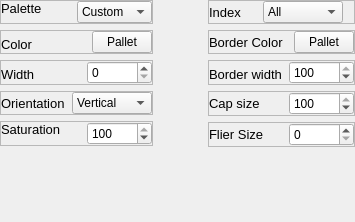
<?xml version="1.0" encoding="UTF-8"?>
<ui version="4.0">
 <class>Form</class>
 <widget class="QWidget" name="Form">
  <property name="geometry">
   <rect>
    <x>0</x>
    <y>0</y>
    <width>355</width>
    <height>222</height>
   </rect>
  </property>
  <property name="windowTitle">
   <string>Form</string>
  </property>
  <layout class="QHBoxLayout" name="horizontalLayout_8">
   <property name="leftMargin">
    <number>0</number>
   </property>
   <property name="topMargin">
    <number>0</number>
   </property>
   <property name="rightMargin">
    <number>0</number>
   </property>
   <property name="bottomMargin">
    <number>0</number>
   </property>
   <item>
    <widget class="QFrame" name="pg_2_box_plot_settings_1">
     <layout class="QHBoxLayout" name="horizontalLayout_7">
      <property name="leftMargin">
       <number>0</number>
      </property>
      <property name="topMargin">
       <number>0</number>
      </property>
      <property name="rightMargin">
       <number>0</number>
      </property>
      <property name="bottomMargin">
       <number>0</number>
      </property>
      <item>
       <widget class="QFrame" name="pg_2_box_plot_settings_1_left">
        <layout class="QVBoxLayout" name="verticalLayout">
         <property name="leftMargin">
          <number>0</number>
         </property>
         <property name="topMargin">
          <number>0</number>
         </property>
         <property name="rightMargin">
          <number>0</number>
         </property>
         <property name="bottomMargin">
          <number>0</number>
         </property>
         <item>
          <widget class="QFrame" name="pg2_graph_boxplot_pallete_style_frame">
           <property name="frameShape">
            <enum>QFrame::StyledPanel</enum>
           </property>
           <property name="frameShadow">
            <enum>QFrame::Raised</enum>
           </property>
           <layout class="QHBoxLayout" name="horizontalLayout_11">
            <property name="leftMargin">
             <number>0</number>
            </property>
            <property name="topMargin">
             <number>0</number>
            </property>
            <property name="rightMargin">
             <number>0</number>
            </property>
            <property name="bottomMargin">
             <number>0</number>
            </property>
            <item>
             <widget class="QLabel" name="pg2_graph_pallete_style_label_boxplot">
              <property name="minimumSize">
               <size>
                <width>0</width>
                <height>0</height>
               </size>
              </property>
              <property name="maximumSize">
               <size>
                <width>16777215</width>
                <height>16777215</height>
               </size>
              </property>
              <property name="font">
               <font>
                <pointsize>10</pointsize>
               </font>
              </property>
              <property name="text">
               <string>Palette</string>
              </property>
              <property name="alignment">
               <set>Qt::AlignLeading|Qt::AlignLeft|Qt::AlignTop</set>
              </property>
             </widget>
            </item>
            <item>
             <widget class="QComboBox" name="pg_2_graph_boxplot_pallete_style_combobox">
              <property name="minimumSize">
               <size>
                <width>75</width>
                <height>0</height>
               </size>
              </property>
              <property name="maximumSize">
               <size>
                <width>75</width>
                <height>16777215</height>
               </size>
              </property>
              <item>
               <property name="text">
                <string>Custom</string>
               </property>
              </item>
              <item>
               <property name="text">
                <string>deep</string>
               </property>
              </item>
              <item>
               <property name="text">
                <string>muted</string>
               </property>
              </item>
              <item>
               <property name="text">
                <string>bright</string>
               </property>
              </item>
              <item>
               <property name="text">
                <string>dark</string>
               </property>
              </item>
              <item>
               <property name="text">
                <string>colorblind</string>
               </property>
              </item>
              <item>
               <property name="text">
                <string>Paired</string>
               </property>
              </item>
              <item>
               <property name="text">
                <string>BuGn</string>
               </property>
              </item>
              <item>
               <property name="text">
                <string>GnBu</string>
               </property>
              </item>
              <item>
               <property name="text">
                <string>OrRd</string>
               </property>
              </item>
              <item>
               <property name="text">
                <string>PuBu</string>
               </property>
              </item>
              <item>
               <property name="text">
                <string>YlGn</string>
               </property>
              </item>
              <item>
               <property name="text">
                <string>YlGnBu</string>
               </property>
              </item>
              <item>
               <property name="text">
                <string>YlOrBr</string>
               </property>
              </item>
              <item>
               <property name="text">
                <string>YlOrRd</string>
               </property>
              </item>
              <item>
               <property name="text">
                <string>BrBG</string>
               </property>
              </item>
              <item>
               <property name="text">
                <string>PiYG</string>
               </property>
              </item>
              <item>
               <property name="text">
                <string>PRGn</string>
               </property>
              </item>
              <item>
               <property name="text">
                <string>PuOr</string>
               </property>
              </item>
              <item>
               <property name="text">
                <string>RdBu</string>
               </property>
              </item>
              <item>
               <property name="text">
                <string>RdGy</string>
               </property>
              </item>
              <item>
               <property name="text">
                <string>RdYlBu</string>
               </property>
              </item>
              <item>
               <property name="text">
                <string>RdYlGn</string>
               </property>
              </item>
              <item>
               <property name="text">
                <string>Spectral</string>
               </property>
              </item>
              <item>
               <property name="text">
                <string>Blues_d</string>
               </property>
              </item>
              <item>
               <property name="text">
                <string>coolwarm</string>
               </property>
              </item>
              <item>
               <property name="text">
                <string>pastel</string>
               </property>
              </item>
              <item>
               <property name="text">
                <string>husl</string>
               </property>
              </item>
              <item>
               <property name="text">
                <string>Set1</string>
               </property>
              </item>
              <item>
               <property name="text">
                <string>Set3</string>
               </property>
              </item>
             </widget>
            </item>
           </layout>
          </widget>
         </item>
         <item>
          <widget class="QFrame" name="pg_2_color_graph_frame_box_plot">
           <property name="frameShape">
            <enum>QFrame::StyledPanel</enum>
           </property>
           <property name="frameShadow">
            <enum>QFrame::Raised</enum>
           </property>
           <layout class="QHBoxLayout" name="horizontalLayout_2">
            <property name="leftMargin">
             <number>0</number>
            </property>
            <property name="topMargin">
             <number>0</number>
            </property>
            <property name="rightMargin">
             <number>0</number>
            </property>
            <property name="bottomMargin">
             <number>0</number>
            </property>
            <item>
             <widget class="QLabel" name="pg2_graph_color_box_plot">
              <property name="minimumSize">
               <size>
                <width>0</width>
                <height>20</height>
               </size>
              </property>
              <property name="maximumSize">
               <size>
                <width>16777215</width>
                <height>10</height>
               </size>
              </property>
              <property name="font">
               <font>
                <pointsize>10</pointsize>
               </font>
              </property>
              <property name="text">
               <string>Color</string>
              </property>
              <property name="alignment">
               <set>Qt::AlignLeading|Qt::AlignLeft|Qt::AlignTop</set>
              </property>
             </widget>
            </item>
            <item>
             <widget class="QPushButton" name="pg_2_graph_colors_pallete_2_box_plot">
              <property name="minimumSize">
               <size>
                <width>60</width>
                <height>0</height>
               </size>
              </property>
              <property name="maximumSize">
               <size>
                <width>60</width>
                <height>16777215</height>
               </size>
              </property>
              <property name="text">
               <string>Pallet</string>
              </property>
             </widget>
            </item>
           </layout>
          </widget>
         </item>
         <item>
          <widget class="QFrame" name="pg_2_graph_width_frame_box_plot">
           <property name="frameShape">
            <enum>QFrame::StyledPanel</enum>
           </property>
           <property name="frameShadow">
            <enum>QFrame::Raised</enum>
           </property>
           <layout class="QHBoxLayout" name="horizontalLayout">
            <property name="leftMargin">
             <number>0</number>
            </property>
            <property name="topMargin">
             <number>0</number>
            </property>
            <property name="rightMargin">
             <number>0</number>
            </property>
            <property name="bottomMargin">
             <number>0</number>
            </property>
            <item>
             <widget class="QLabel" name="pg2_graph_width_label_box_plot">
              <property name="minimumSize">
               <size>
                <width>0</width>
                <height>20</height>
               </size>
              </property>
              <property name="maximumSize">
               <size>
                <width>16777215</width>
                <height>10</height>
               </size>
              </property>
              <property name="font">
               <font>
                <pointsize>10</pointsize>
               </font>
              </property>
              <property name="text">
               <string>Width</string>
              </property>
              <property name="alignment">
               <set>Qt::AlignLeading|Qt::AlignLeft|Qt::AlignTop</set>
              </property>
             </widget>
            </item>
            <item>
             <widget class="QSpinBox" name="pg2_graph_width_spinBox_box_plot">
              <property name="minimumSize">
               <size>
                <width>65</width>
                <height>0</height>
               </size>
              </property>
              <property name="maximumSize">
               <size>
                <width>65</width>
                <height>16777215</height>
               </size>
              </property>
              <property name="maximum">
               <number>100</number>
              </property>
             </widget>
            </item>
           </layout>
          </widget>
         </item>
         <item>
          <widget class="QFrame" name="pg2_graph_boxplot_orientation_frame">
           <property name="frameShape">
            <enum>QFrame::StyledPanel</enum>
           </property>
           <property name="frameShadow">
            <enum>QFrame::Raised</enum>
           </property>
           <layout class="QHBoxLayout" name="horizontalLayout_10">
            <property name="spacing">
             <number>7</number>
            </property>
            <property name="leftMargin">
             <number>0</number>
            </property>
            <property name="topMargin">
             <number>0</number>
            </property>
            <property name="rightMargin">
             <number>0</number>
            </property>
            <property name="bottomMargin">
             <number>0</number>
            </property>
            <item>
             <widget class="QLabel" name="pg2_graph_orientation_label_boxplot">
              <property name="font">
               <font>
                <pointsize>10</pointsize>
               </font>
              </property>
              <property name="text">
               <string>Orientation</string>
              </property>
             </widget>
            </item>
            <item>
             <widget class="QComboBox" name="pg_2_graph_boxplot_orientation_combobox">
              <property name="minimumSize">
               <size>
                <width>80</width>
                <height>0</height>
               </size>
              </property>
              <property name="maximumSize">
               <size>
                <width>80</width>
                <height>16777215</height>
               </size>
              </property>
              <item>
               <property name="text">
                <string>Vertical</string>
               </property>
              </item>
              <item>
               <property name="text">
                <string>Horizontal</string>
               </property>
              </item>
             </widget>
            </item>
           </layout>
          </widget>
         </item>
         <item>
          <widget class="QFrame" name="pg2_graph_saturation_frame_box_plot">
           <property name="frameShape">
            <enum>QFrame::StyledPanel</enum>
           </property>
           <property name="frameShadow">
            <enum>QFrame::Raised</enum>
           </property>
           <layout class="QHBoxLayout" name="horizontalLayout_5">
            <property name="spacing">
             <number>7</number>
            </property>
            <property name="leftMargin">
             <number>0</number>
            </property>
            <property name="topMargin">
             <number>0</number>
            </property>
            <property name="rightMargin">
             <number>0</number>
            </property>
            <property name="bottomMargin">
             <number>0</number>
            </property>
            <item>
             <widget class="QLabel" name="pg2_graph_saturation_label_box_plot">
              <property name="minimumSize">
               <size>
                <width>0</width>
                <height>0</height>
               </size>
              </property>
              <property name="maximumSize">
               <size>
                <width>16777215</width>
                <height>16777215</height>
               </size>
              </property>
              <property name="font">
               <font>
                <pointsize>10</pointsize>
               </font>
              </property>
              <property name="text">
               <string>Saturation</string>
              </property>
              <property name="alignment">
               <set>Qt::AlignLeading|Qt::AlignLeft|Qt::AlignTop</set>
              </property>
             </widget>
            </item>
            <item>
             <widget class="QSpinBox" name="pg2_graph_saturation_spinBox_box_plot">
              <property name="minimumSize">
               <size>
                <width>65</width>
                <height>0</height>
               </size>
              </property>
              <property name="maximumSize">
               <size>
                <width>65</width>
                <height>16777215</height>
               </size>
              </property>
              <property name="minimum">
               <number>0</number>
              </property>
              <property name="maximum">
               <number>100</number>
              </property>
              <property name="value">
               <number>100</number>
              </property>
             </widget>
            </item>
           </layout>
          </widget>
         </item>
         <item>
          <spacer name="pg2_boxplot_vertical_spacer">
           <property name="orientation">
            <enum>Qt::Vertical</enum>
           </property>
           <property name="sizeHint" stdset="0">
            <size>
             <width>20</width>
             <height>40</height>
            </size>
           </property>
          </spacer>
         </item>
        </layout>
       </widget>
      </item>
      <item>
       <spacer name="pg2_boxplot_horizontalSpacer_spacer">
        <property name="orientation">
         <enum>Qt::Horizontal</enum>
        </property>
        <property name="sizeHint" stdset="0">
         <size>
          <width>40</width>
          <height>20</height>
         </size>
        </property>
       </spacer>
      </item>
      <item>
       <widget class="QFrame" name="pg_2_box_plot_settings_1_right_box_plot">
        <layout class="QVBoxLayout" name="verticalLayout_2">
         <property name="leftMargin">
          <number>0</number>
         </property>
         <property name="topMargin">
          <number>0</number>
         </property>
         <property name="rightMargin">
          <number>0</number>
         </property>
         <property name="bottomMargin">
          <number>0</number>
         </property>
         <item>
          <widget class="QFrame" name="pg2_graph_index_frame_boxplot">
           <property name="frameShape">
            <enum>QFrame::StyledPanel</enum>
           </property>
           <property name="frameShadow">
            <enum>QFrame::Raised</enum>
           </property>
           <layout class="QHBoxLayout" name="horizontalLayout_9">
            <property name="leftMargin">
             <number>0</number>
            </property>
            <property name="topMargin">
             <number>0</number>
            </property>
            <property name="rightMargin">
             <number>11</number>
            </property>
            <property name="bottomMargin">
             <number>0</number>
            </property>
            <item>
             <widget class="QLabel" name="pg2_graph_index_label_violinplot">
              <property name="font">
               <font>
                <pointsize>10</pointsize>
               </font>
              </property>
              <property name="text">
               <string>Index</string>
              </property>
             </widget>
            </item>
            <item>
             <widget class="QComboBox" name="pg2_graph_index_combobox_boxplot">
              <property name="minimumSize">
               <size>
                <width>80</width>
                <height>0</height>
               </size>
              </property>
              <property name="maximumSize">
               <size>
                <width>80</width>
                <height>16777215</height>
               </size>
              </property>
              <item>
               <property name="text">
                <string>All</string>
               </property>
              </item>
             </widget>
            </item>
           </layout>
          </widget>
         </item>
         <item>
          <widget class="QFrame" name="pg_2_graph_border_color_frame_box_plot_2">
           <property name="frameShape">
            <enum>QFrame::StyledPanel</enum>
           </property>
           <property name="frameShadow">
            <enum>QFrame::Raised</enum>
           </property>
           <layout class="QHBoxLayout" name="horizontalLayout_3">
            <property name="leftMargin">
             <number>0</number>
            </property>
            <property name="topMargin">
             <number>0</number>
            </property>
            <property name="rightMargin">
             <number>0</number>
            </property>
            <property name="bottomMargin">
             <number>0</number>
            </property>
            <item>
             <widget class="QLabel" name="pg2_graph_border_color_box_plot_2">
              <property name="font">
               <font>
                <pointsize>10</pointsize>
               </font>
              </property>
              <property name="text">
               <string>Border Color</string>
              </property>
             </widget>
            </item>
            <item>
             <widget class="QPushButton" name="pg_2_graph_colors_pallete_1_box_plot">
              <property name="minimumSize">
               <size>
                <width>60</width>
                <height>0</height>
               </size>
              </property>
              <property name="maximumSize">
               <size>
                <width>60</width>
                <height>16777215</height>
               </size>
              </property>
              <property name="text">
               <string>Pallet</string>
              </property>
             </widget>
            </item>
           </layout>
          </widget>
         </item>
         <item>
          <widget class="QFrame" name="pg2_graph_line_width_frame_box_plot">
           <property name="frameShape">
            <enum>QFrame::StyledPanel</enum>
           </property>
           <property name="frameShadow">
            <enum>QFrame::Raised</enum>
           </property>
           <layout class="QHBoxLayout" name="horizontalLayout_4">
            <property name="spacing">
             <number>7</number>
            </property>
            <property name="leftMargin">
             <number>0</number>
            </property>
            <property name="topMargin">
             <number>0</number>
            </property>
            <property name="rightMargin">
             <number>0</number>
            </property>
            <property name="bottomMargin">
             <number>0</number>
            </property>
            <item>
             <widget class="QLabel" name="pg2_graph_line_width_label_box_plot">
              <property name="minimumSize">
               <size>
                <width>0</width>
                <height>20</height>
               </size>
              </property>
              <property name="maximumSize">
               <size>
                <width>16777215</width>
                <height>10</height>
               </size>
              </property>
              <property name="font">
               <font>
                <pointsize>10</pointsize>
               </font>
              </property>
              <property name="text">
               <string>Border width</string>
              </property>
              <property name="alignment">
               <set>Qt::AlignLeading|Qt::AlignLeft|Qt::AlignTop</set>
              </property>
             </widget>
            </item>
            <item>
             <widget class="QSpinBox" name="pg2_graph_line_width_spinBox_box_plot">
              <property name="minimumSize">
               <size>
                <width>65</width>
                <height>0</height>
               </size>
              </property>
              <property name="maximumSize">
               <size>
                <width>65</width>
                <height>16777215</height>
               </size>
              </property>
              <property name="minimum">
               <number>0</number>
              </property>
              <property name="maximum">
               <number>100</number>
              </property>
              <property name="value">
               <number>100</number>
              </property>
             </widget>
            </item>
           </layout>
          </widget>
         </item>
         <item>
          <widget class="QFrame" name="pg2_graph_cap_size_frame_box_plot">
           <property name="frameShape">
            <enum>QFrame::StyledPanel</enum>
           </property>
           <property name="frameShadow">
            <enum>QFrame::Raised</enum>
           </property>
           <layout class="QHBoxLayout" name="horizontalLayout_6">
            <property name="spacing">
             <number>7</number>
            </property>
            <property name="leftMargin">
             <number>0</number>
            </property>
            <property name="topMargin">
             <number>0</number>
            </property>
            <property name="rightMargin">
             <number>0</number>
            </property>
            <property name="bottomMargin">
             <number>0</number>
            </property>
            <item>
             <widget class="QLabel" name="pg2_graph_cap_size_label_box_plot_box_plot">
              <property name="minimumSize">
               <size>
                <width>0</width>
                <height>0</height>
               </size>
              </property>
              <property name="maximumSize">
               <size>
                <width>16777215</width>
                <height>16777215</height>
               </size>
              </property>
              <property name="font">
               <font>
                <pointsize>10</pointsize>
               </font>
              </property>
              <property name="text">
               <string>Cap size</string>
              </property>
              <property name="alignment">
               <set>Qt::AlignLeading|Qt::AlignLeft|Qt::AlignVCenter</set>
              </property>
             </widget>
            </item>
            <item>
             <widget class="QSpinBox" name="pg2_graph_cap_size_spinBox_box_plot">
              <property name="minimumSize">
               <size>
                <width>65</width>
                <height>0</height>
               </size>
              </property>
              <property name="maximumSize">
               <size>
                <width>65</width>
                <height>16777215</height>
               </size>
              </property>
              <property name="minimum">
               <number>0</number>
              </property>
              <property name="maximum">
               <number>100</number>
              </property>
              <property name="value">
               <number>100</number>
              </property>
             </widget>
            </item>
           </layout>
          </widget>
         </item>
         <item>
          <widget class="QFrame" name="pg2_graph_flier_size_frame_box_plot_2">
           <property name="frameShape">
            <enum>QFrame::StyledPanel</enum>
           </property>
           <property name="frameShadow">
            <enum>QFrame::Raised</enum>
           </property>
           <layout class="QHBoxLayout" name="horizontalLayout_12">
            <property name="leftMargin">
             <number>0</number>
            </property>
            <property name="topMargin">
             <number>0</number>
            </property>
            <property name="rightMargin">
             <number>0</number>
            </property>
            <property name="bottomMargin">
             <number>0</number>
            </property>
            <item>
             <widget class="QLabel" name="pg2_graph_flier_size_label_box_plot_box_plot_2">
              <property name="font">
               <font>
                <pointsize>10</pointsize>
               </font>
              </property>
              <property name="text">
               <string>Flier Size</string>
              </property>
             </widget>
            </item>
            <item>
             <widget class="QSpinBox" name="pg2_graph_flier_size_spinBox_box_plot_2">
              <property name="minimumSize">
               <size>
                <width>65</width>
                <height>0</height>
               </size>
              </property>
              <property name="maximumSize">
               <size>
                <width>65</width>
                <height>16777215</height>
               </size>
              </property>
              <property name="maximum">
               <number>100</number>
              </property>
             </widget>
            </item>
           </layout>
          </widget>
         </item>
         <item>
          <spacer name="pg2_boxplot_horizontalSpacer_spacer_2">
           <property name="orientation">
            <enum>Qt::Vertical</enum>
           </property>
           <property name="sizeHint" stdset="0">
            <size>
             <width>20</width>
             <height>40</height>
            </size>
           </property>
          </spacer>
         </item>
        </layout>
       </widget>
      </item>
     </layout>
    </widget>
   </item>
  </layout>
 </widget>
 <resources/>
 <connections/>
</ui>
